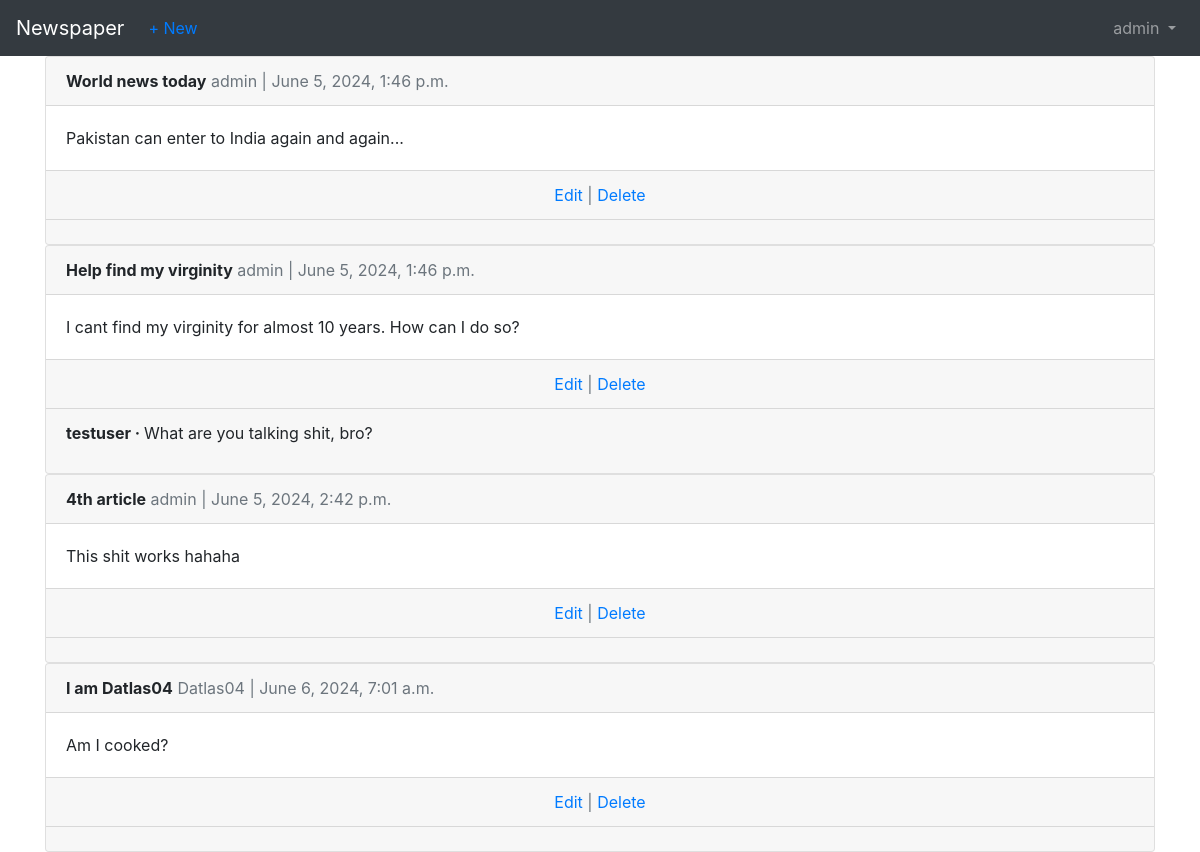
/articles/ (signed in), run on the app's committed database.
### accounts/models.py (models this page shows)
class CustomUser(AbstractUser):
    age = models.PositiveIntegerField(null=True, blank=True)

### articles/models.py (models this page shows, shortened)
class Article(models.Model):
    title = models.CharField(max_length=255)
    body = models.TextField()
    date = models.DateTimeField(auto_now_add=True)
    author = models.ForeignKey(
        get_user_model(),
        on_delete=models.CASCADE,
    )

class Comment(models.Model): # new
    article = models.ForeignKey(
        Article,
        on_delete=models.CASCADE,
        related_name='comments' # new
    )
    comment = models.CharField(max_length=140)
    author = models.ForeignKey(
        get_user_model(),
        on_delete=models.CASCADE,
    )
    def __str__(self):
        return self.comment

### articles/views.py (the view)
# urls.py: path('', ArticleListView.as_view(), name='article_list'),
class ArticleListView(LoginRequiredMixin, ListView): # new
    model = Article
    template_name = 'article_list.html'

### templates/article_list.html (shortened to what this page needs)
{% extends 'base.html' %}
{% block content %}
    {% for article in object_list %}
        <div class="card">
            <div class="card-header">
                <span class="font-weight-bold">{{ article.title }}</span>
                <span class="text-muted">{{ article.author }} |
                {{ article.date }}</span>
            </div>
            <div class="card-body">
                {{ article.body }}
            </div>
            <div class="card-footer text-center text-muted">
                <a href="{% url 'article_edit' article.pk %}">Edit</a> |
                <a href="{% url 'article_delete' article.pk %}">Delete</a>
            </div>
            <div class="card-footer">
                {% for comment in article.comments.all %}
                <p>
                    <span class="font-weight-bold">
                        {{ comment.author }} &middot;
                    </span>
                    {{ comment }}
                </p>
                {% endfor %}
            </div>
        </div>
    {% endfor %}
{% endblock content %}

### templates/base.html (shortened to what this page needs)
<!DOCTYPE html>
<html lang="en">
<head>
    <link rel="stylesheet" href="https://cdn.jsdelivr.net/npm/bootstrap@4.5.3/dist/css/bootstrap.min.css">
</head>
<body>
    <nav class="navbar navbar-expand-lg navbar-dark bg-dark">
        <a class="navbar-brand" href="{% url 'home' %}">Newspaper</a>
        <ul class="nav col-12 col-lg-auto me-lg-auto mb-2 justify-content-center
            mb-md-0">
            {% if user.is_authenticated %}
            <li><a href="{% url 'article_new' %}" class="nav-link px-2 link-dark">+ New</a></li>
            {%endif%}
        </ul>
        <div class="collapse navbar-collapse" id="navbarSupportedContent">
            {% if user.is_authenticated %}
                <ul class="navbar-nav ml-auto">
                    <li class="nav-item">
                        <a class="nav-link dropdown-toggle" href="#"
                        id="navbarDropdown" role="button" data-toggle="dropdown"
                        aria-haspopup="true" aria-expanded="false">
                        {{ user.username }}
                        </a>
                    </li>
                </ul>
            {% endif %}
        </div>
    </nav>
    <main>
        <div class="container">
            {% block content %}
            {% endblock content %}
        </div>
    </main>
</body>
</html>

### data on the page
CustomUser: username "admin"
Article: title "World news today", author "admin", date "June 5, 2024, 1:46 p.m.", body "Pakistan can enter to India again and again..."
Article: title "Help find my virginity", author "admin", date "June 5, 2024, 1:46 p.m.", body "I cant find my virginity for almost 10 years. How can I do so?"
Comment: author "testuser", comment "What are you talking shit, bro?"
Article: title "4th article", author "admin", date "June 5, 2024, 2:42 p.m.", body "This shit works hahaha"
Article: title "I am Datlas04", author "Datlas04", date "June 6, 2024, 7:01 a.m.", body "Am I cooked?"
